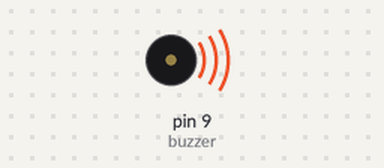
Simulated run of this sketch. Board: Arduino Uno, built with avr-gcc and run on an emulated ATmega328P. Shown: buzzer (waves = sounding).

Above: at 1.3 s.
At 58.1 s:
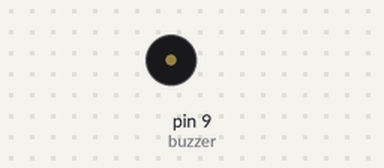
Timing chart, 0 to 59.6 s (numbered marks = the images above):
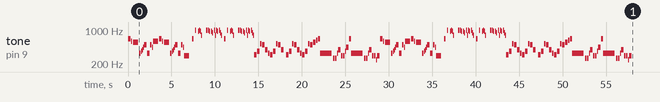

The sketch:

vampirekiller.ino
```cpp
/*
  Vampire Killer - Castlevania series
  Connect a piezo buzzer or speaker to pin 11 or select a new pin.
  More songs available at https://github.com/robsoncouto/arduino-songs

                                              Robson Couto, 2019
*/
#define NOTE_B0  31
#define NOTE_C1  33
#define NOTE_CS1 35
#define NOTE_D1  37
#define NOTE_DS1 39
#define NOTE_E1  41
#define NOTE_F1  44
#define NOTE_FS1 46
#define NOTE_G1  49
#define NOTE_GS1 52
#define NOTE_A1  55
#define NOTE_AS1 58
#define NOTE_B1  62
#define NOTE_C2  65
#define NOTE_CS2 69
#define NOTE_D2  73
#define NOTE_DS2 78
#define NOTE_E2  82
#define NOTE_F2  87
#define NOTE_FS2 93
#define NOTE_G2  98
#define NOTE_GS2 104
#define NOTE_A2  110
#define NOTE_AS2 117
#define NOTE_B2  123
#define NOTE_C3  131
#define NOTE_CS3 139
#define NOTE_D3  147
#define NOTE_DS3 156
#define NOTE_E3  165
#define NOTE_F3  175
#define NOTE_FS3 185
#define NOTE_G3  196
#define NOTE_GS3 208
#define NOTE_A3  220
#define NOTE_AS3 233
#define NOTE_B3  247
#define NOTE_C4  262
#define NOTE_CS4 277
#define NOTE_D4  294
#define NOTE_DS4 311
#define NOTE_E4  330
#define NOTE_F4  349
#define NOTE_FS4 370
#define NOTE_G4  392
#define NOTE_GS4 415
#define NOTE_A4  440
#define NOTE_AS4 466
#define NOTE_B4  494
#define NOTE_C5  523
#define NOTE_CS5 554
#define NOTE_D5  587
#define NOTE_DS5 622
#define NOTE_E5  659
#define NOTE_F5  698
#define NOTE_FS5 740
#define NOTE_G5  784
#define NOTE_GS5 831
#define NOTE_A5  880
#define NOTE_AS5 932
#define NOTE_B5  988
#define NOTE_C6  1047
#define NOTE_CS6 1109
#define NOTE_D6  1175
#define NOTE_DS6 1245
#define NOTE_E6  1319
#define NOTE_F6  1397
#define NOTE_FS6 1480
#define NOTE_G6  1568
#define NOTE_GS6 1661
#define NOTE_A6  1760
#define NOTE_AS6 1865
#define NOTE_B6  1976
#define NOTE_C7  2093
#define NOTE_CS7 2217
#define NOTE_D7  2349
#define NOTE_DS7 2489
#define NOTE_E7  2637
#define NOTE_F7  2794
#define NOTE_FS7 2960
#define NOTE_G7  3136
#define NOTE_GS7 3322
#define NOTE_A7  3520
#define NOTE_AS7 3729
#define NOTE_B7  3951
#define NOTE_C8  4186
#define NOTE_CS8 4435
#define NOTE_D8  4699
#define NOTE_DS8 4978
#define REST      0


// change this to make the song slower or faster
int tempo = 130;

// change this to whichever pin you want to use
int buzzer = 9;

// notes of the moledy followed by the duration.
// a 4 means a quarter note, 8 an eighteenth , 16 sixteenth, so on
// !!negative numbers are used to represent dotted notes,
// so -4 means a dotted quarter note, that is, a quarter plus an eighteenth!!
int melody[] = {

  // Vamire Killer, from castlevania
  // Score available at https://musescore.com/user/28972071/scores/5425616
  // Theme starts at measure 6

  NOTE_E5,16, NOTE_E5,8, NOTE_D5,16, REST,16, NOTE_CS5,-4, NOTE_E4,8, NOTE_FS4,16, NOTE_G4,16, NOTE_A4,16,

  NOTE_B4,-8, NOTE_E4,-8, NOTE_B4,8, NOTE_A4,16, NOTE_D5,-4, //7
  NOTE_E5,16, NOTE_E5,8, NOTE_D5,16, REST,16, NOTE_CS5,-4, NOTE_E4,8, NOTE_FS4,16, NOTE_G4,16, NOTE_A4,16,
  NOTE_B4,-8, NOTE_E4,-8, NOTE_B4,8, NOTE_A4,16, NOTE_D4,-4,
  REST,8, NOTE_E5,8, REST,16, NOTE_B5,16, REST,8, NOTE_AS5,16, NOTE_B5,16, NOTE_AS5,16, NOTE_G5,16, REST,4,

  NOTE_B5,8, NOTE_B5,16, NOTE_AS5,16, REST,16, NOTE_AS5,16, NOTE_A5,16, REST,16, NOTE_B5,16, NOTE_G5,16, NOTE_B5,16, NOTE_AS5,16, REST,16, NOTE_B5,16, NOTE_A5,16, NOTE_G5,16,//11
  REST,8, NOTE_E5,8, REST,16, NOTE_B5,16, REST,8, NOTE_AS5,16, NOTE_B5,16, NOTE_AS5,16, NOTE_G5,16, REST,4,
  NOTE_B5,8, NOTE_B5,16, NOTE_AS5,16, REST,16, NOTE_AS5,16, NOTE_A5,16, REST,16, NOTE_B5,16, NOTE_G5,16, NOTE_B5,16, NOTE_AS5,16, REST,16, NOTE_B5,16, NOTE_A5,16, NOTE_G5,16,

  NOTE_DS4,-8, NOTE_FS4,-8, NOTE_C5,8, NOTE_B4,-8, NOTE_G4,-8, NOTE_E4,8, //14
  NOTE_DS4,-8, NOTE_FS4,-8, NOTE_C5,8, NOTE_B4,-8, NOTE_G4,-8, REST,8,
  NOTE_DS4,-8, NOTE_FS4,-8, NOTE_C5,8, NOTE_B4,-8, NOTE_G4,-8, NOTE_E4,8,
  NOTE_DS4,-8, NOTE_FS4,-8, NOTE_C5,8, NOTE_B4,-8, NOTE_CS5,-8, NOTE_DS5,8,

  NOTE_E5,16, NOTE_E5,16, NOTE_E4,16, NOTE_E4,-2,//18
  NOTE_C4,8, NOTE_C4,8, NOTE_E4,16, NOTE_G4,-8, NOTE_D4,8, NOTE_D4,8, NOTE_FS4,16, NOTE_A4,-8,
  NOTE_E5,16, NOTE_E5,16, NOTE_E4,16, NOTE_E4,-2,
  NOTE_C4,8, NOTE_C4,8, NOTE_E4,16, NOTE_G4,-8, NOTE_D4,8, NOTE_D4,8, NOTE_B3,16, NOTE_D4,-8,

  //repeats a second time

  NOTE_E5,16, NOTE_E5,8, NOTE_D5,16, REST,16, NOTE_CS5,-4, NOTE_E4,8, NOTE_FS4,16, NOTE_G4,16, NOTE_A4,16,

  NOTE_B4,-8, NOTE_E4,-8, NOTE_B4,8, NOTE_A4,16, NOTE_D5,-4, //7
  NOTE_E5,16, NOTE_E5,8, NOTE_D5,16, REST,16, NOTE_CS5,-4, NOTE_E4,8, NOTE_FS4,16, NOTE_G4,16, NOTE_A4,16,
  NOTE_B4,-8, NOTE_E4,-8, NOTE_B4,8, NOTE_A4,16, NOTE_D4,-4,
  REST,8, NOTE_E5,8, REST,16, NOTE_B5,16, REST,8, NOTE_AS5,16, NOTE_B5,16, NOTE_AS5,16, NOTE_G5,16, REST,4,

  NOTE_B5,8, NOTE_B5,16, NOTE_AS5,16, REST,16, NOTE_AS5,16, NOTE_A5,16, REST,16, NOTE_B5,16, NOTE_G5,16, NOTE_B5,16, NOTE_AS5,16, REST,16, NOTE_B5,16, NOTE_A5,16, NOTE_G5,16,//11
  REST,8, NOTE_E5,8, REST,16, NOTE_B5,16, REST,8, NOTE_AS5,16, NOTE_B5,16, NOTE_AS5,16, NOTE_G5,16, REST,4,
  NOTE_B5,8, NOTE_B5,16, NOTE_AS5,16, REST,16, NOTE_AS5,16, NOTE_A5,16, REST,16, NOTE_B5,16, NOTE_G5,16, NOTE_B5,16, NOTE_AS5,16, REST,16, NOTE_B5,16, NOTE_A5,16, NOTE_G5,16,

  NOTE_DS4,-8, NOTE_FS4,-8, NOTE_C5,8, NOTE_B4,-8, NOTE_G4,-8, NOTE_E4,8, //14
  NOTE_DS4,-8, NOTE_FS4,-8, NOTE_C5,8, NOTE_B4,-8, NOTE_G4,-8, REST,8,
  NOTE_DS4,-8, NOTE_FS4,-8, NOTE_C5,8, NOTE_B4,-8, NOTE_G4,-8, NOTE_E4,8,
  NOTE_DS4,-8, NOTE_FS4,-8, NOTE_C5,8, NOTE_B4,-8, NOTE_CS5,-8, NOTE_DS5,8,

  NOTE_E5,16, NOTE_E5,16, NOTE_E4,16, NOTE_E4,-2,//18
  NOTE_C4,8, NOTE_C4,8, NOTE_E4,16, NOTE_G4,-8, NOTE_D4,8, NOTE_D4,8, NOTE_FS4,16, NOTE_A4,-8,
  NOTE_E5,16, NOTE_E5,16, NOTE_E4,16, NOTE_E4,-2,
  NOTE_C4,8, NOTE_C4,8, NOTE_E4,16, NOTE_G4,-8, NOTE_D4,8, NOTE_D4,8, NOTE_B3,16, NOTE_D4,-8,

};

// sizeof gives the number of bytes, each int value is composed of two bytes (16 bits)
// there are two values per note (pitch and duration), so for each note there are four bytes
int notes = sizeof(melody) / sizeof(melody[0]) / 2;

// this calculates the duration of a whole note in ms
int wholenote = (60000 * 4) / tempo;

int divider = 0, noteDuration = 0;

void setup() {
  // iterate over the notes of the melody.
  // Remember, the array is twice the number of notes (notes + durations)
  for (int thisNote = 0; thisNote < notes * 2; thisNote = thisNote + 2) {

    // calculates the duration of each note
    divider = melody[thisNote + 1];
    if (divider > 0) {
      // regular note, just proceed
      noteDuration = (wholenote) / divider;
    } else if (divider < 0) {
      // dotted notes are represented with negative durations!!
      noteDuration = (wholenote) / abs(divider);
      noteDuration *= 1.5; // increases the duration in half for dotted notes
    }

    // we only play the note for 90% of the duration, leaving 10% as a pause
    tone(buzzer, melody[thisNote], noteDuration * 0.9);

    // Wait for the specief duration before playing the next note.
    delay(noteDuration);

    // stop the waveform generation before the next note.
    noTone(buzzer);
  }
}

void loop() {
  // no need to repeat the melody.
}
```
